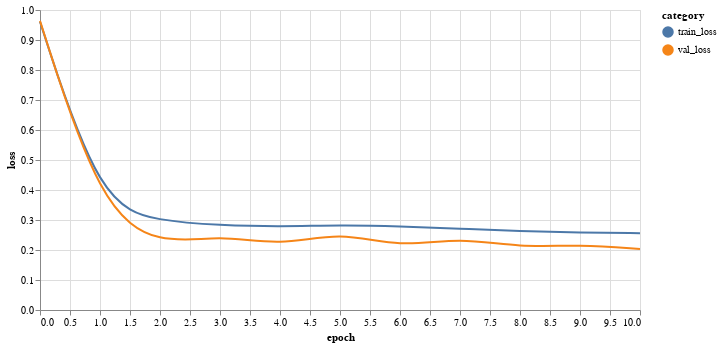

Notebook code for this chart:
### Code cell
ss_utils.plot_train_and_val_using_mpl(out['train_loss_list'], out['val_lost_list'])
ss_utils.plot_train_and_val_using_altair(out['train_loss_list'], out['val_lost_list'])

### Figure 1 — Vega-Lite specification as saved in the notebook (floating-point values rounded to 4 significant figures)
{"config": {"view": {"continuousWidth": 400, "continuousHeight": 300}}, "layer": [{"mark": {"type": "line", "interpolate": "basis"}, "encoding": {"color": {"field": "category", "type": "nominal"}, "x": {"field": "epoch", "type": "quantitative"}, "y": {"field": "loss", "type": "quantitative"}}}, {"mark": "point", "encoding": {"opacity": {"value": 0}, "x": {"field": "epoch", "type": "quantitative"}}, "selection": {"selector001": {"type": "single", "nearest": true, "on": "mouseover", "fields": ["epoch"], "empty": "none"}}}, {"mark": "point", "encoding": {"color": {"field": "category", "type": "nominal"}, "opacity": {"condition": {"value": 1, "selection": "selector001"}, "value": 0}, "x": {"field": "epoch", "type": "quantitative"}, "y": {"field": "loss", "type": "quantitative"}}}, {"mark": {"type": "rule", "color": "gray"}, "encoding": {"x": {"field": "epoch", "type": "quantitative"}}, "transform": [{"filter": {"selection": "selector001"}}]}, {"mark": {"type": "text", "align": "left", "dx": 5, "dy": -5}, "encoding": {"color": {"field": "category", "type": "nominal"}, "text": {"condition": {"field": "loss", "type": "quantitative", "selection": "selector001"}, "value": " "}, "x": {"field": "epoch", "type": "quantitative"}, "y": {"field": "loss", "type": "quantitative"}}}], "data": {"name": "data-27a781ba22da53aac977b9b295312c72"}, "height": 300, "width": 600, "$schema": "https://vega.github.io/schema/vega-lite/v4.17.0.json", "datasets": {"data-27a781ba22da53aac977b9b295312c72": [{"epoch": 0, "category": "train_loss", "loss": 0.9607}, {"epoch": 1, "category": "train_loss", "loss": 0.3501}, {"epoch": 2, "category": "train_loss", "loss": 0.2962}, {"epoch": 3, "category": "train_loss", "loss": 0.2827}, {"epoch": 4, "category": "train_loss", "loss": 0.2774}, {"epoch": 5, "category": "train_loss", "loss": 0.2836}, {"epoch": 6, "category": "train_loss", "loss": 0.2793}, {"epoch": 7, "category": "train_loss", "loss": 0.2713}, {"epoch": 8, "category": "train_loss", "loss": 0.2626}, {"epoch": 9, "category": "train_loss", "loss": 0.2576}, {"epoch": 10, "category": "train_loss", "loss": 0.2561}, {"epoch": 0, "category": "val_loss", "loss": 0.9637}, {"epoch": 1, "category": "val_loss", "loss": 0.3388}, {"epoch": 2, "category": "val_loss", "loss": 0.216}, {"epoch": 3, "category": "val_loss", "loss": 0.2509}, {"epoch": 4, "category": "val_loss", "loss": 0.2129}, {"epoch": 5, "category": "val_loss", "loss": 0.2619}, {"epoch": 6, "category": "val_loss", "loss": 0.2082}, {"epoch": 7, "category": "val_loss", "loss": 0.242}, {"epoch": 8, "category": "val_loss", "loss": 0.2075}, {"epoch": 9, "category": "val_loss", "loss": 0.2189}, {"epoch": 10, "category": "val_loss", "loss": 0.2032}]}}
